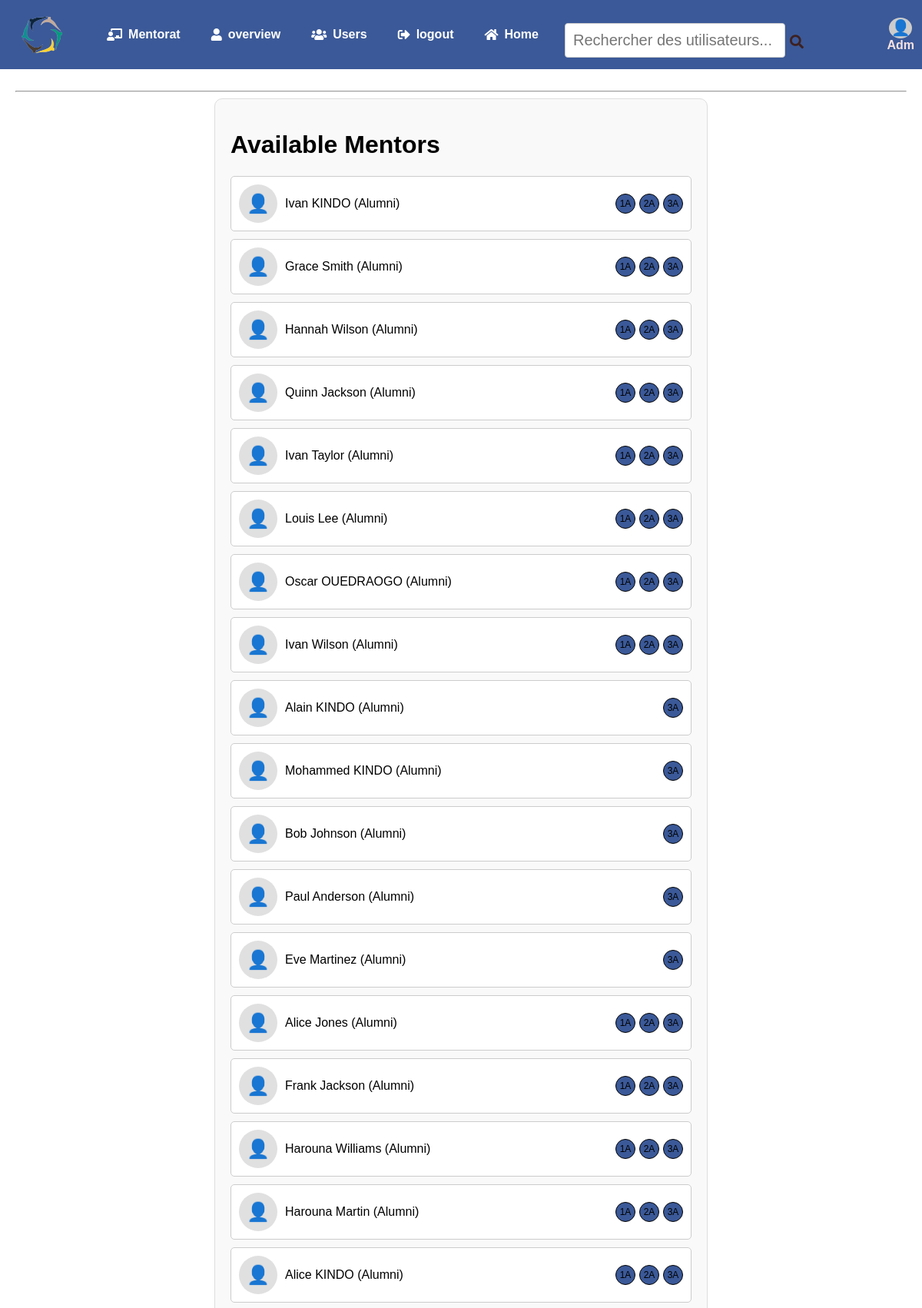
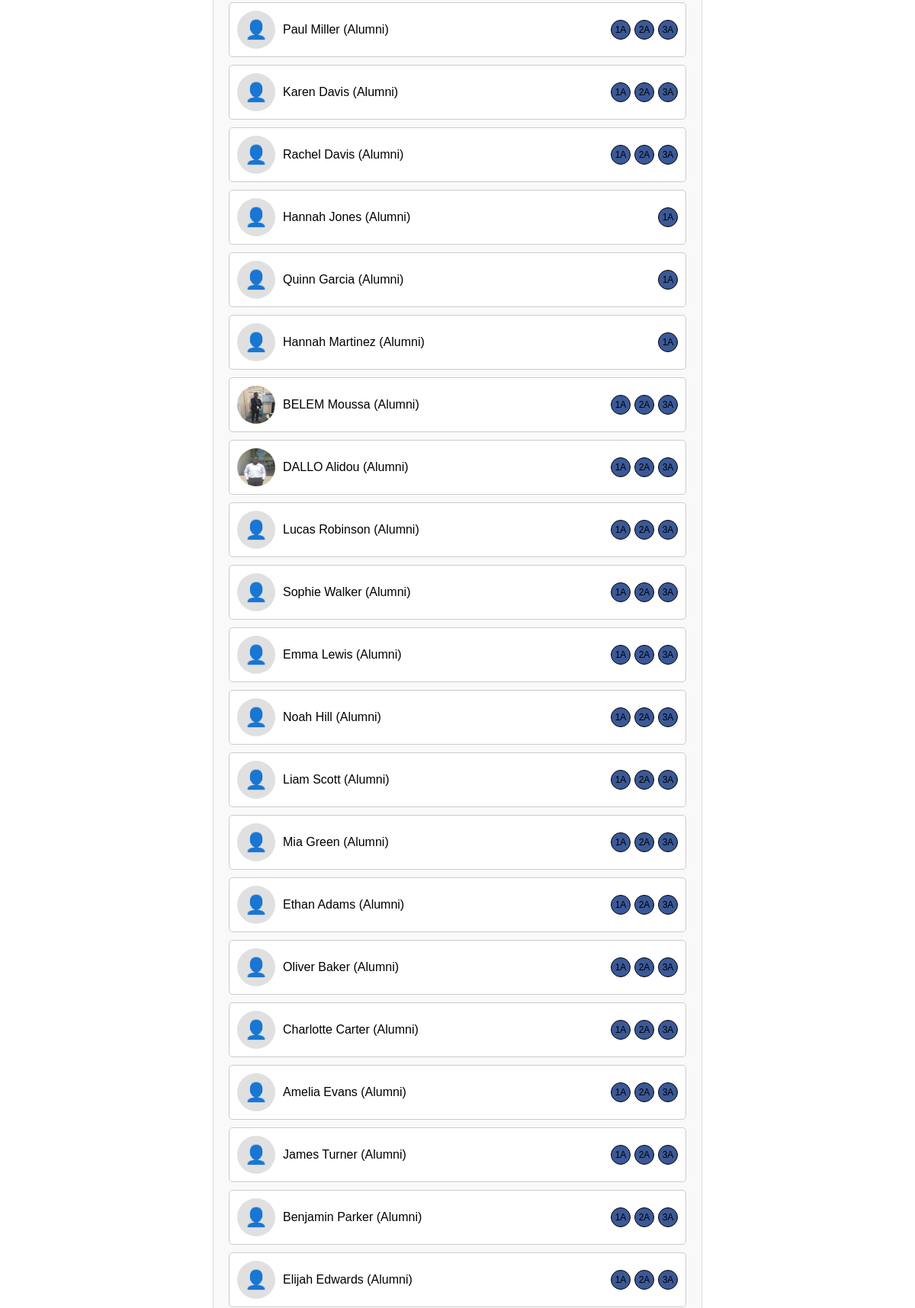
The page /mentoring/ (signed in, upper part) on the database its author committed (2 pictures, top to bottom).
### network/models.py (models this page shows, shortened)
class User(AbstractUser):
    profile_pic = models.ImageField(upload_to='profile_pic/', blank=True, null=True)
    bio = models.TextField(max_length=160, blank=True, null=True)
    cover = models.ImageField(upload_to='covers/', blank=True, null=True)
    user_group = models.CharField(max_length=10,blank=True, null=True)  # Alumni ou Eleve
    nationality = models.CharField(max_length=100, blank=True, null=True)
    promotion = models.CharField(max_length=10, blank=True, null=True)
    graduation_date = models.DateField(blank=True, null=True)
    phone_number = models.CharField(max_length=15, blank=True, null=True)
    major = models.CharField(max_length=50, choices=[
        ('Aide à la Décision', 'Aide à la Décision'),
        ('Énergie', 'Énergie'),
        ('Matériau', 'Matériau'),
        ('Industrie', 'Industrie')
    ], blank=True, null=True)
    option = models.CharField(max_length=50, choices=[
        ('Génie Industriel', 'Génie Industriel'),
        ('Data Science et Digitalisation', 'Data Science et Digitalisation'),
        ('Énergie', 'Énergie')
    ], blank=True, null=True)
    filiere = models.CharField(max_length=100, choices=[
        ('Industrie 4.0', 'Industrie 4.0'),
        ('Ingénierie des Systèmes Complexes', 'Ingénierie des Systèmes Complexes'),
        ('Entreprendre en Afrique', 'Entreprendre en Afrique')
    ], blank=True, null=True)
    email = models.EmailField(blank=True, null=True)
    mentoring_1A = models.BooleanField(default=False)
    mentoring_2A = models.BooleanField(default=False)
    mentoring_3A = models.BooleanField(default=False)
    linkedin = models.URLField(blank=True, null=True)
    other_links = models.URLField(blank=True, null=True)

### network/views.py (the view)
# urls.py: path('mentoring/', views.mentoring, name='mentoring'),
def mentoring(request):
    mentors = User.objects.filter(
        Q(mentoring_1A=True) | Q(mentoring_2A=True) | Q(mentoring_3A=True)
    ).distinct()
    return render(request, 'network/mentor.html', {'mentors': mentors})

### network/templates/network/mentor.html
{% extends "network/indexx.html" %}
{% block content %}
<div class="mentor-container">
    <h1>Available Mentors</h1>
    <ul class="mentor-list-group">
        {% for mentor in mentors %}
        <li class="mentor-list-group-item d-flex justify-content-between align-items-center">
            <div class="mentor-details">
                {% if mentor.profile_pic %}
                <img src="{{ mentor.profile_pic.url }}" alt="{{ mentor.username }}" class="mentor-profile-pic">
                {% else %}
                <div class="mentor-icon">👤</div>
                {% endif %}
                {{ mentor.first_name }} {{ mentor.last_name }} ({{ mentor.user_group }})
            </div>
            <div class="mentor-circles">
                {% if mentor.mentoring_1A %}
                <span class="mentor-circle">1A</span>
                {% endif %}
                {% if mentor.mentoring_2A %}
                <span class="mentor-circle">2A</span>
                {% endif %}
                {% if mentor.mentoring_3A %}
                <span class="mentor-circle">3A</span>
                {% endif %}
            </div>
        </li>
        {% endfor %}
    </ul>
</div>
{% endblock %}

### network/templates/network/indexx.html (shortened to what this page needs)
{% load static %}
<!DOCTYPE html>
<html lang="fr">
<head>
    <link rel="stylesheet" href="{% static 'network/styles.css' %}">
    <link rel="stylesheet" href="https://cdnjs.cloudflare.com/ajax/libs/font-awesome/5.15.4/css/all.min.css">
</head>
<body>
    <header>
        {% if user.is_authenticated %}
        <div class="logo-container">
            <img src="{% static 'network/Images/B.png' %}" alt="Logo" class="logo">
        </div>
        <ul class="nav-head">
            <ul class="menu">
                <li><a href="{% url 'mentoring' %}"><i class="fas fa-chalkboard-teacher"></i> Mentorat</a></li>
                <li><a href="{% url 'overview' %}"><i class="fas fa-user"></i>overview</a></li>
                <li><a href="{% url 'users_list' %}"><i class="fas fa-users"></i>Users</a></li>
                <li><a href="{% url 'logout' %}"><i class="fas fa-sign-out-alt"></i> logout</a></li>
                <li><a href="{% url 'indexx' %}"><i class="fas fa-home"></i> Home</a></li>
            </ul>
            <li class="nav-item search-container">
                <form method="GET" action="{% url 'search' %}" class="search-form">
                    <div class="search-div">
                        <input type="text" name="q" id="search-input" placeholder="Rechercher des utilisateurs..." aria-label="Recherche des utilisateurs" class="search-input">
                        <button type="submit" class="search-icon"><i class="fas fa-search"></i></button>
                    </div>
                </form>
            </li>
            {% endif %}
            {% if user.is_authenticated %}
            <li class="nav-profile">
                <a href="{% url 'profile_view' %}" class="nav-link">
                    <div class="profile-info">
                        {% if user.profile_pic %}
                            <img src="{{ user.profile_pic.url }}" alt="{{ user.username }}" class="profile-pic">
                        {% else %}
                            <div class="profile-icon">👤</div>
                        {% endif %}
                        <span class="username">{{ user.username }}</span>
                    </div>
                </a>
            </li>
            {% endif %}
        </ul>
    </header>
    <div class="container">
        <main class="main-content" id="main-content">
            <hr>
            <div id="dynamic-content">
                {% block content %}
                {% endblock %}
            </div>
        </main>
    </div>
</body>
</html>

### network/static/network/styles.css (style rules this page uses)
html, body { margin: 0; padding: 0; font-family: Arial, sans-serif; height: 100%; }
body { display: flex; flex-direction: column; min-height: 100vh; margin: 0; background-image: url('/static/network/Images/ECC-bg.png'); background-size: cover; background-repeat: no-repeat; }
.main-content { flex: 1; padding: 20px; box-sizing: border-box; overflow-y: auto; }
header { background-color: #3b5998; display: flex; justify-content: space-between; align-items: center; color: white; }
.container { display: flex; height: calc(100vh - 60px); }
.logo-container { display: flex; flex-direction: column; align-items: center; margin-bottom: 0; overflow: hidden; }
.logo { width: 120px; height: 90px; object-fit: cover; margin: 0; }
main { flex: 1; }
.nav-head { list-style: none; margin: 0; padding: 0; display: flex; align-items: center; width: 100%; justify-content: space-between; height: 45px; background-color: #3b5998; }
.menu { list-style: none; display: flex; margin: 0; padding: 0; transition: all 0.3s ease; height: 100%; }
.menu li { margin-left: 20px; }
.menu a { color: white; text-decoration: none; font-weight: bold; display: flex; align-items: center; height: 100%; padding: 0 10px; font-size: 1rem; }
.menu a i { margin-right: 8px; font-size: 16px; }
.search-container { flex: 1; margin-left: 20px; height: 100%; display: flex; align-items: center; }
.search-form { display: flex; align-items: center; height: 100%; }
.search-div { display: flex; border-radius: 5px; padding: 4px; }
.search-input { border: none; outline: none; padding: 5px; font-size: 20px; }
.search-icon { background: none; border: none; cursor: pointer; font-size: 18px; color: #3d2121; }
.nav-profile { list-style: none; margin: 0; padding: 0; height: 100%; }
.nav-link { display: flex; align-items: center; text-decoration: none; padding: 0 10px; color: #b68282; height: 100%; transition: background-color 0.3s ease; }
.profile-info { display: flex; flex-direction: column; align-items: center; justify-content: center; height: 100%; }
.profile-icon { width: 30px; height: 30px; border-radius: 50%; background-color: #ccc; display: flex; align-items: center; justify-content: center; font-size: 20px; margin-bottom: 0; }
.username { font-size: 16px; font-weight: bold; color: #f6e2e2; }
form { margin-top: 20px; }
form input[type="text"], form input[type="email"], form input[type="password"], form textarea { width: 60; padding: 10px; margin: 5px 0 10px; border: 1px solid #ccc; border-radius: 4px; }
form button { background-color: #28a745; }
.mentor-container { width: 600px; margin: 0 auto; padding: 20px; border: 1px solid #ddd; border-radius: 10px; background-color: #f9f9f9; }
.mentor-list-group { list-style: none; padding: 0; margin: 0; }
.mentor-list-group-item { display: flex; justify-content: space-between; align-items: center; padding: 10px; border: 1px solid #ccc; border-radius: 5px; margin-bottom: 10px; background-color: #fff; }
.mentor-details { display: flex; align-items: center; }
.mentor-profile-pic { width: 50px; height: 50px; border-radius: 50%; margin-right: 10px; }
.mentor-icon { width: 50px; height: 50px; display: flex; align-items: center; justify-content: center; font-size: 24px; margin-right: 10px; background-color: #e0e0e0; border-radius: 50%; }
.mentor-circles { display: flex; align-items: center; }
.mentor-circle { display: flex; align-items: center; justify-content: center; width: 24px; height: 24px; margin-left: 5px; background-color: #3b5998; border: 1px solid #000; border-radius: 50%; font-size: 12px; color: #000; }

### rows shown on the page
User: username "Adm"
User: first_name "Ivan", last_name "KINDO", user_group "Alumni", mentoring_1A "1A", mentoring_2A "2A", mentoring_3A "3A"
User: first_name "Grace", last_name "Smith", user_group "Alumni", mentoring_1A "1A", mentoring_2A "2A", mentoring_3A "3A"
User: first_name "Hannah", last_name "Wilson", user_group "Alumni", mentoring_1A "1A", mentoring_2A "2A", mentoring_3A "3A"
User: first_name "Quinn", last_name "Jackson", user_group "Alumni", mentoring_1A "1A", mentoring_2A "2A", mentoring_3A "3A"
User: first_name "Ivan", last_name "Taylor", user_group "Alumni", mentoring_1A "1A", mentoring_2A "2A", mentoring_3A "3A"
User: first_name "Louis", last_name "Lee", user_group "Alumni", mentoring_1A "1A", mentoring_2A "2A", mentoring_3A "3A"
User: first_name "Oscar", last_name "OUEDRAOGO", user_group "Alumni", mentoring_1A "1A", mentoring_2A "2A", mentoring_3A "3A"
User: first_name "Ivan", last_name "Wilson", user_group "Alumni", mentoring_1A "1A", mentoring_2A "2A", mentoring_3A "3A"
User: first_name "Alain", last_name "KINDO", user_group "Alumni", mentoring_3A "3A"
User: first_name "Mohammed", last_name "KINDO", user_group "Alumni", mentoring_3A "3A"
User: first_name "Bob", last_name "Johnson", user_group "Alumni", mentoring_3A "3A"
User: first_name "Paul", last_name "Anderson", user_group "Alumni", mentoring_3A "3A"
User: first_name "Eve", last_name "Martinez", user_group "Alumni", mentoring_3A "3A"
User: first_name "Alice", last_name "Jones", user_group "Alumni", mentoring_1A "1A", mentoring_2A "2A", mentoring_3A "3A"
User: first_name "Frank", last_name "Jackson", user_group "Alumni", mentoring_1A "1A", mentoring_2A "2A", mentoring_3A "3A"
User: first_name "Harouna", last_name "Williams", user_group "Alumni", mentoring_1A "1A", mentoring_2A "2A", mentoring_3A "3A"
User: first_name "Harouna", last_name "Martin", user_group "Alumni", mentoring_1A "1A", mentoring_2A "2A", mentoring_3A "3A"
User: first_name "Alice", last_name "KINDO", user_group "Alumni", mentoring_1A "1A", mentoring_2A "2A", mentoring_3A "3A"
User: first_name "Paul", last_name "Miller", user_group "Alumni", mentoring_1A "1A", mentoring_2A "2A", mentoring_3A "3A"
User: first_name "Karen", last_name "Davis", user_group "Alumni", mentoring_1A "1A", mentoring_2A "2A", mentoring_3A "3A"
User: first_name "Rachel", last_name "Davis", user_group "Alumni", mentoring_1A "1A", mentoring_2A "2A", mentoring_3A "3A"
User: first_name "Hannah", last_name "Jones", user_group "Alumni", mentoring_1A "1A"
User: first_name "Quinn", last_name "Garcia", user_group "Alumni", mentoring_1A "1A"
User: first_name "Hannah", last_name "Martinez", user_group "Alumni", mentoring_1A "1A"
User: profile_pic (picture), first_name "BELEM", last_name "Moussa", user_group "Alumni", mentoring_1A "1A", mentoring_2A "2A", mentoring_3A "3A"
User: profile_pic (picture), first_name "DALLO", last_name "Alidou", user_group "Alumni", mentoring_1A "1A", mentoring_2A "2A", mentoring_3A "3A"
User: first_name "Lucas", last_name "Robinson", user_group "Alumni", mentoring_1A "1A", mentoring_2A "2A", mentoring_3A "3A"
User: first_name "Sophie", last_name "Walker", user_group "Alumni", mentoring_1A "1A", mentoring_2A "2A", mentoring_3A "3A"
User: first_name "Emma", last_name "Lewis", user_group "Alumni", mentoring_1A "1A", mentoring_2A "2A", mentoring_3A "3A"
User: first_name "Noah", last_name "Hill", user_group "Alumni", mentoring_1A "1A", mentoring_2A "2A", mentoring_3A "3A"
User: first_name "Liam", last_name "Scott", user_group "Alumni", mentoring_1A "1A", mentoring_2A "2A", mentoring_3A "3A"
User: first_name "Mia", last_name "Green", user_group "Alumni", mentoring_1A "1A", mentoring_2A "2A", mentoring_3A "3A"
User: first_name "Ethan", last_name "Adams", user_group "Alumni", mentoring_1A "1A", mentoring_2A "2A", mentoring_3A "3A"
User: first_name "Oliver", last_name "Baker", user_group "Alumni", mentoring_1A "1A", mentoring_2A "2A", mentoring_3A "3A"
User: first_name "Charlotte", last_name "Carter", user_group "Alumni", mentoring_1A "1A", mentoring_2A "2A", mentoring_3A "3A"
User: first_name "Amelia", last_name "Evans", user_group "Alumni", mentoring_1A "1A", mentoring_2A "2A", mentoring_3A "3A"
User: first_name "James", last_name "Turner", user_group "Alumni", mentoring_1A "1A", mentoring_2A "2A", mentoring_3A "3A"
User: first_name "Benjamin", last_name "Parker", user_group "Alumni", mentoring_1A "1A", mentoring_2A "2A", mentoring_3A "3A"
User: first_name "Elijah", last_name "Edwards", user_group "Alumni", mentoring_1A "1A", mentoring_2A "2A", mentoring_3A "3A"
